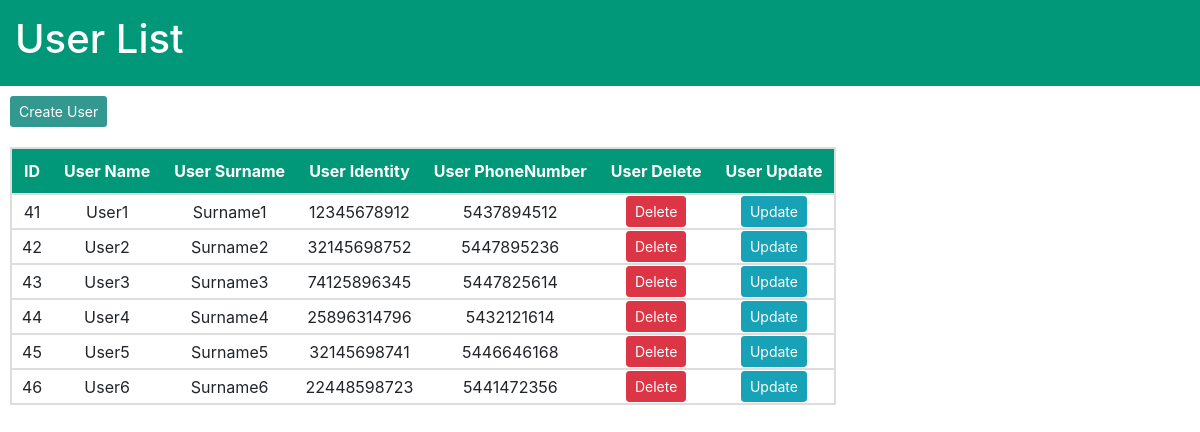
The app's page /index/ with its own data.
### userApp/models.py (models this page shows, shortened)
class Users(models.Model):
    name = models.CharField(max_length=100)
    surname = models.CharField(max_length=100)
    tcIdentity = models.CharField(max_length=100)
    phoneNumber = models.CharField(max_length=100)

### userApp/views.py (the view)
# urls.py: path('', views.showUser, name="showUser" ),
def showUser(response):
    all_users = Users.objects.all()
    return render(response, 'userApp/home.html', {"all_users": all_users})

### templates/userApp/home.html (shortened to what this page needs)
{% extends 'base.html' %}
{% block content %}
<div class="header">
    <h1>User List </h1>
</div>
<div class="position-relative createButton">
    <button onclick="window.location.href='index/'" class="btn btn-sm create-btn">Create User</button>
</div>
<div class="position-sticky table-div">
    <table id="user-table">
        <tr>
            <th>ID</th>
            <th>User Name</th>
            <th>User Surname</th>
            <th>User Identity</th>
            <th>User PhoneNumber</th>
            <th>User Delete</th>
            <th>User Update</th>
        </tr>
        {% for users in all_users %}
        <tr>
            <td>{{users.id}}</td>
            <td>{{users.name}}</td>
            <td>{{users.surname}}</td>
            <td>{{users.tcIdentity}}</td>
            <td>{{users.phoneNumber}}</td>
            <td class="delete"><a class="btn btn-sm btn-danger" href="{% url 'delete' users.id %}">Delete</a></td>
            <td class="update"><a class="btn btn-sm btn-info" href="{% url 'update' users.id %}">Update</a></td>
        </tr>
        {% endfor %}
    </table>
</div>
{% endblock %}

### userApp/static/css/index.css (style rules this page uses)
h1 { color: white; }
.header { padding: 15px; font-size: 20px; background-color: #009879; }
#user-table tr { padding: 10px; border: 2px solid #dddddd; }
#user-table th { text-align: left; padding: 10px 12px; background-color: #009879; color: white; }
.table-div { padding: 10px; text-align: center; }
.createButton { padding: 10px; }
.delete, .update, .detail { text-align: center; vertical-align: middle; }
.update-btn, .create-btn { background-color: rgba(0, 128, 117, 0.801); color: white; }

### records on screen
Users: id "41", name "User1", surname "Surname1", tcIdentity "12345678912", phoneNumber "5437894512"
Users: id "42", name "User2", surname "Surname2", tcIdentity "32145698752", phoneNumber "5447895236"
Users: id "43", name "User3", surname "Surname3", tcIdentity "74125896345", phoneNumber "5447825614"
Users: id "44", name "User4", surname "Surname4", tcIdentity "25896314796", phoneNumber "5432121614"
Users: id "45", name "User5", surname "Surname5", tcIdentity "32145698741", phoneNumber "5446646168"
Users: id "46", name "User6", surname "Surname6", tcIdentity "22448598723", phoneNumber "5441472356"
